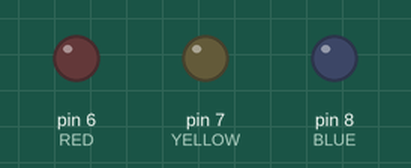
Simulated run of this sketch. Board: Arduino Uno, built with avr-gcc and run on an emulated ATmega328P. Shown: output pins drawn as LEDs (lit = HIGH).

Above: at 0.37 s.
At 2.83 s:
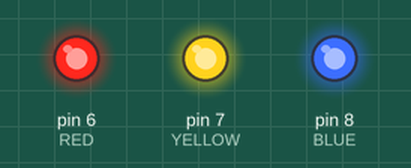
Timing chart, 0 to 3.1 s (numbered marks = the images above):
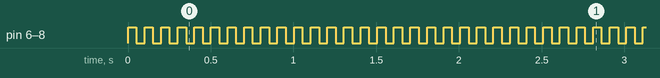

The sketch:

pierwsze_RTOS.ino
```cpp
#include <Arduino_FreeRTOS.h>
#define RED 6
#define YELLOW 7
#define BLUE 8

void setup() {

  xTaskCreate(redLedControllerTask,"RED LED Task",128,NULL,1,NULL);
  xTaskCreate(blueLedControllerTask,"BLUE LED Task",128,NULL,1,NULL);
  xTaskCreate(yellowLedControllerTask,"YELLOW LED Task",128,NULL,1,NULL);
  // zadanie, co robi,stos/pamiec,ktora chcemy przydzieli,priorytet zadania
// każde zadanie to jak petla trwa do nieskączonosci
}

void redLedControllerTask(void *pvParameters)
{
  pinMode(RED,OUTPUT);  // ustawiam pin dopiero jak jest potrzebny
  while(1)
  {
    digitalWrite(RED,digitalRead(RED)^1);
    delay(50);
  }
}

void blueLedControllerTask(void *pvParameters)
{
  pinMode(BLUE,OUTPUT);
  while(1)
  {
      digitalWrite(BLUE,digitalRead(BLUE)^1);
      delay(50);
  }
}

void yellowLedControllerTask(void *pvParameters)
{
  pinMode(YELLOW,OUTPUT);
  while(1)
  {
    digitalWrite(YELLOW,digitalRead(YELLOW)^1);// odczyt z pinu jest zanegowany to co jest zanegowane jest na wyjsciu
    delay(50);
  }
}
void loop() {

}
```

Measured:
- by itself, pin 6 (RED), pin 7 (YELLOW), pin 8 (BLUE): alternates HIGH for 0.05 s and LOW for 0.05 s
